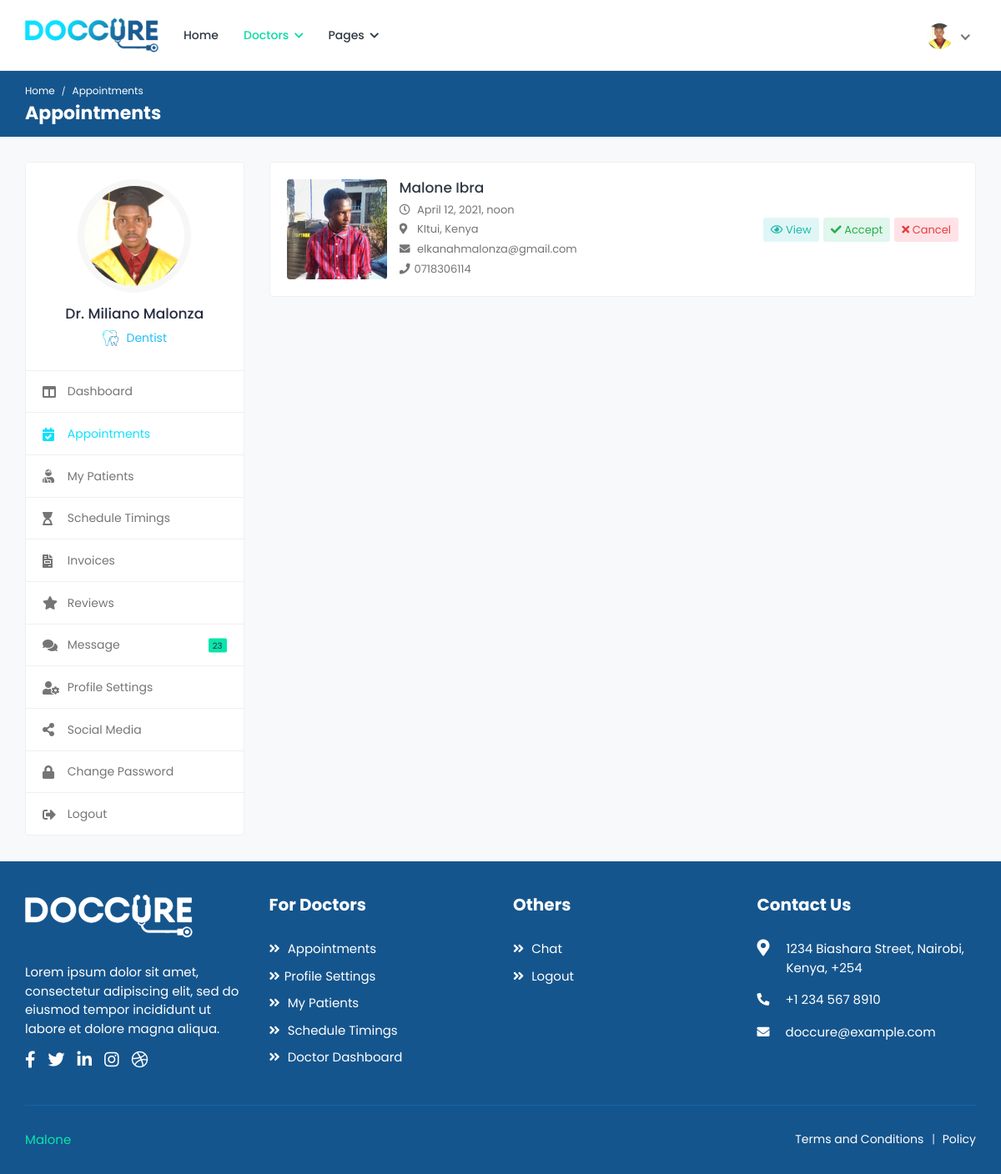
/doctors/appointments/ (signed in), run on an earlier commit of the app's database.
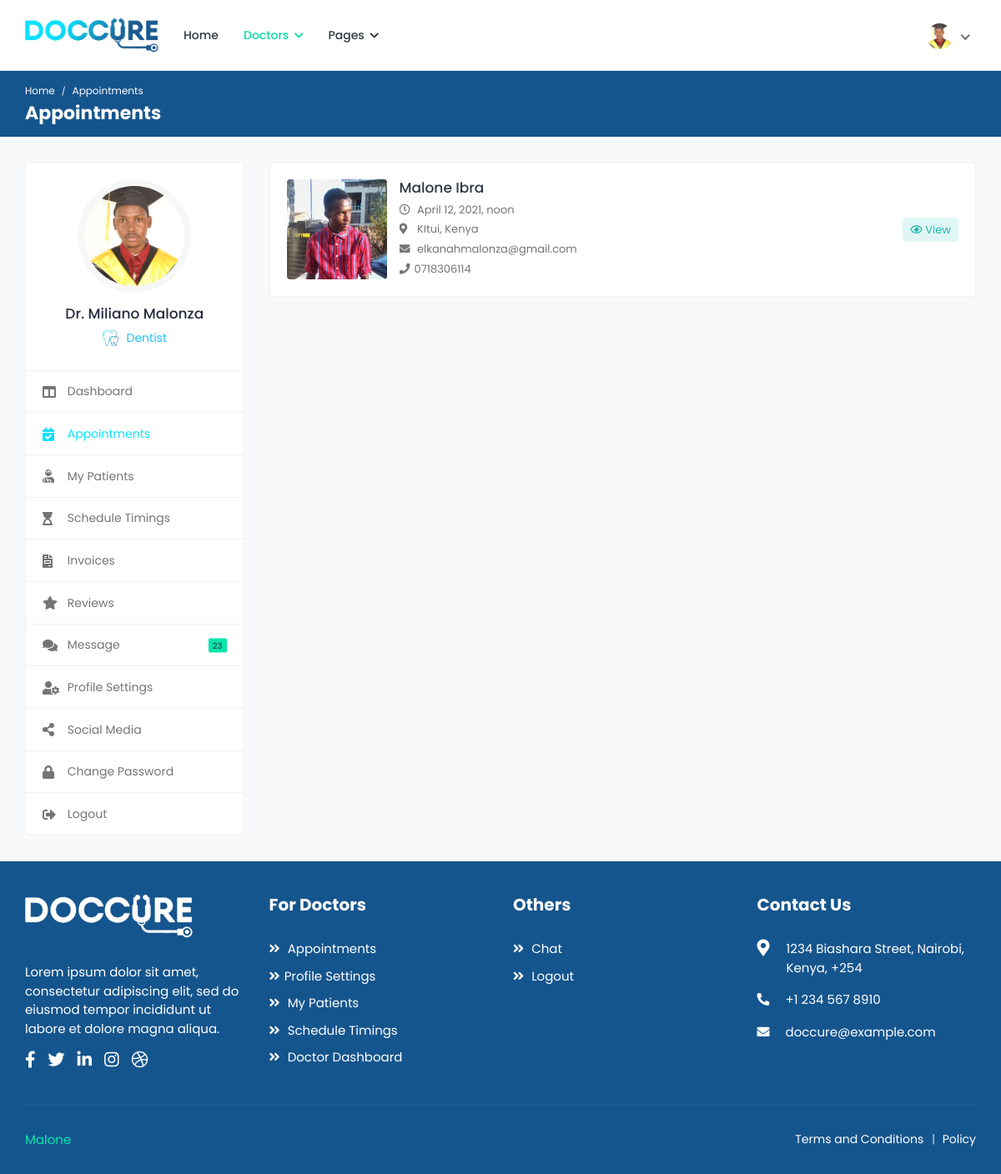
And on a later commit of the database.
### appointments/models.py (models this page shows, shortened)
class Appointment(models.Model):
	doctor = models.ForeignKey(Doctor, on_delete=models.CASCADE)
	patient = models.ForeignKey(Patient, on_delete=models.CASCADE)
	purpose = models.CharField('Purpose', max_length=50)
	category = models.CharField('Type', max_length=50)
	amount = models.FloatField('Amount', default=0.00)
	status = models.CharField('Status', max_length=50)
	date = models.DateTimeField('Appointment Date', auto_now_add=True)
	booking_date = models.DateTimeField('Booking Date')
	follow_up_date = models.DateTimeField('Follow Up', null=True)

class Patient(models.Model):
	user = models.OneToOneField(User, on_delete=models.CASCADE)
	image = models.ImageField('Profile Image', upload_to='Image/Patient/Profile/',
		max_length=500, default='dummy.png')
	first_name = models.CharField('First Name', max_length=50)
	second_name = models.CharField('Second Name', max_length=50)
	d_o_b = models.DateField('Date Of Birth')
	gender = models.CharField('Gender', max_length=10)
	email = models.CharField('Email', max_length=50)
	phone_no = models.CharField('Phone Number', max_length=20)
	blood_group = models.CharField('Blood Group', max_length=5)
	country = models.CharField('Country', max_length=50)
	county = models.CharField('County', max_length=50)
	town = models.CharField('Town', max_length=50)
	street_lane = models.CharField('Street/Lane', max_length=50)
	def __str__(self):
		return self.first_name +' '+self.second_name

### appointments/views.py (the view)
# urls.py: path('doctors/appointments/', views.appointments, name='appointments'),
@login_required(login_url='/login/')
@user_passes_test(check_doctor, login_url='/login/')
@user_passes_test(check_settings, login_url='/doctors/profile-settings/')
def appointments(request):
	profile = Doctor.objects.get(user=request.user.id)
	appointments = Appointment.objects.filter(doctor=profile.id)
	return render(request, 'doctors/appointments.html', {'profile' :profile, 'appointments': appointments})

### appointments/views.py (called while the page is built)
def check_doctor(user):
	group = user.groups.get()
	return group.name=='doctors_group'

def check_settings(user):
	profile = Doctor.objects.filter(user=user.id)
	return profile.count()>=1

### appointments/templates/doctors/appointments.html (shortened to what this page needs)
{% extends "doctors/base.html" %}
{% load static %}
{% block breadcrumb %}Appointments{% endblock %}
{% block breadcrumb1 %}Appointments{% endblock %}
{% block sidenav %}
	<ul>
		<li>
			<a href="{% url 'doctor-dashboard' %}">
				<i class="fas fa-columns"></i>
				<span>Dashboard</span>
			</a>
		</li>
		<li class="active">
			<a href="{% url 'appointments' %}">
				<i class="fas fa-calendar-check"></i>
				<span>Appointments</span>
			</a>
		</li>
		<li>
			<a href="{% url 'my-patients' %}">
				<i class="fas fa-user-injured"></i>
				<span>My Patients</span>
			</a>
		</li>
		<li>
			<a href="{% url 'schedule-timings' %}">
				<i class="fas fa-hourglass-start"></i>
				<span>Schedule Timings</span>
			</a>
		</li>
		<li>
			<a href="{% url 'invoices' %}">
				<i class="fas fa-file-invoice"></i>
				<span>Invoices</span>
			</a>
		</li>
		<li>
			<a href="{% url 'reviews' %}">
				<i class="fas fa-star"></i>
				<span>Reviews</span>
			</a>
		</li>
		<li>
			<a href="{% url 'chat-doctor' %}">
				<i class="fas fa-comments"></i>
				<span>Message</span>
				<small class="unread-msg">23</small>
			</a>
		</li>
		<li>
			<a href="{% url 'doctor-profile-settings' %}">
				<i class="fas fa-user-cog"></i>
				<span>Profile Settings</span>
			</a>
		</li>
		<li>
			<a href="{% url 'social-media' %}">
				<i class="fas fa-share-alt"></i>
				<span>Social Media</span>
			</a>
		</li>
		<li>
			<a href="{% url 'doctor-change-password' %}">
				<i class="fas fa-lock"></i>
				<span>Change Password</span>
			</a>
		</li>
		<li>
			<a href="{% url 'logout' %}">
				<i class="fas fa-sign-out-alt"></i>
				<span>Logout</span>
			</a>
		</li>
	</ul>
{% endblock %}
{% block content %}
		<div class="col-md-7 col-lg-8 col-xl-9">
			<div class="appointments">
			{% for appointment in appointments %}
				<div class="appointment-list">
					<div class="profile-info-widget">
						<a href="{% url 'patient-profile' appointment.patient|slugify appointment.patient.id %}" class="booking-doc-img">
							<img src="{{appointment.patient.image.url}}" alt="User Image">
						</a>
						<div class="profile-det-info">
							<h3><a href="{% url 'patient-profile' appointment.patient|slugify appointment.patient.id %}">{{appointment.patient.first_name}} {{appointment.patient.second_name}}</a></h3>
							<div class="patient-details">
								<h5><i class="far fa-clock"></i> {{appointment.booking_date}}</h5>
								<h5><i class="fas fa-map-marker-alt"></i> {{appointment.patient.county}}, {{appointment.patient.country}}</h5>
								<h5><i class="fas fa-envelope"></i> {{appointment.patient.email}}</h5>
								<h5 class="mb-0"><i class="fas fa-phone"></i>{{appointment.patient.phone_no}}</h5>
							</div>
						</div>
					</div>
					<div class="appointment-action">
						<a href="#" class="btn btn-sm bg-info-light" data-toggle="modal" data-target="#appt{{appointment.id}}_details">
							<i class="far fa-eye"></i> View
						</a>
					{% if appointment.status == 'WAIT' %}
						<a href="{% url 'appointment-accept' appointment.purpose|slugify appointment.id %}" class="btn btn-sm bg-success-light ajax-link">
							<i class="fas fa-check"></i> Accept
						</a>
						<a href="{% url 'appointment-cancel' appointment.purpose|slugify appointment.id %}" class="btn btn-sm bg-danger-light ajax-link">
							<i class="fas fa-times"></i> Cancel
						</a>
					{% endif %}
					</div>
				</div>
			{% endfor %}
			</div>
		</div>
	</div>
{% endblock %}

What changed in the data, as far as the page shows it:
changed Appointment "Malone": no longer shows "Accept Cancel"
